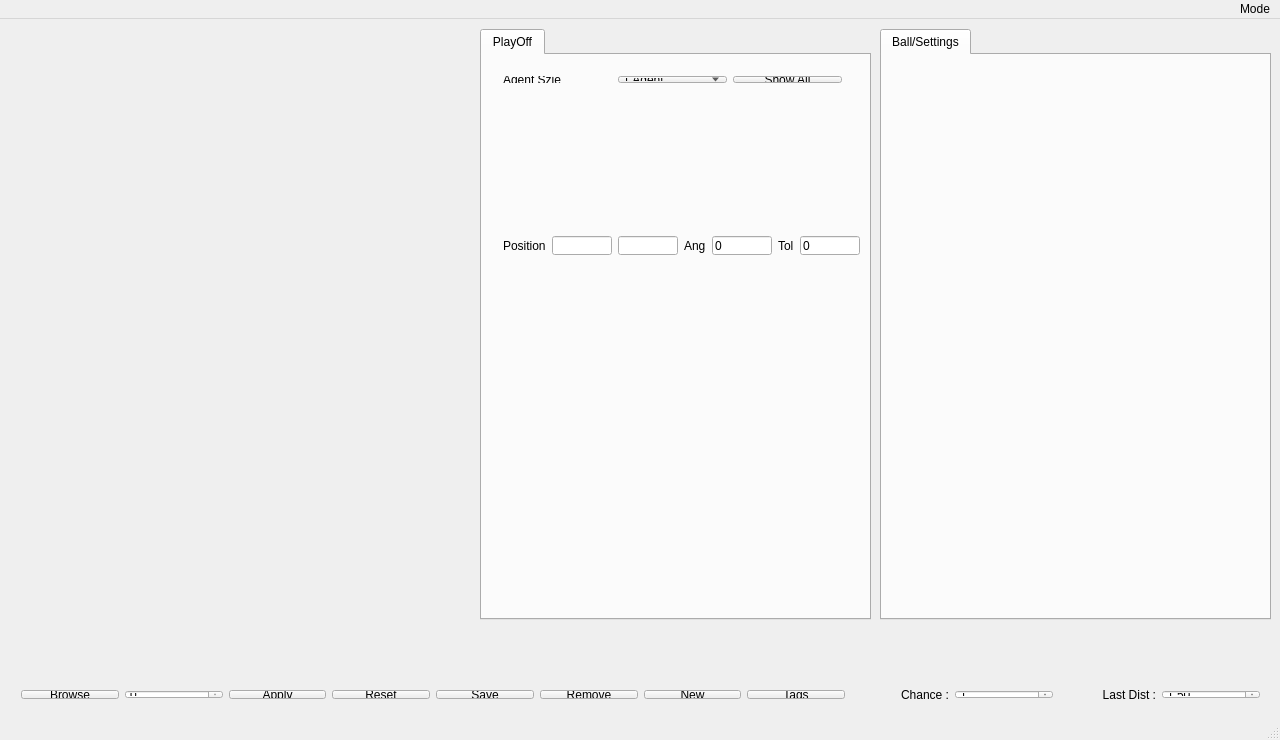
<?xml version="1.0" encoding="UTF-8"?>
<ui version="4.0">
 <class>MainWindow</class>
 <widget class="QMainWindow" name="MainWindow">
  <property name="geometry">
   <rect>
    <x>0</x>
    <y>0</y>
    <width>1280</width>
    <height>740</height>
   </rect>
  </property>
  <property name="minimumSize">
   <size>
    <width>1280</width>
    <height>740</height>
   </size>
  </property>
  <property name="maximumSize">
   <size>
    <width>1280</width>
    <height>740</height>
   </size>
  </property>
  <property name="baseSize">
   <size>
    <width>1280</width>
    <height>740</height>
   </size>
  </property>
  <property name="windowTitle">
   <string>MainWindow</string>
  </property>
  <widget class="QWidget" name="centralWidget">
   <widget class="QLabel" name="field">
    <property name="geometry">
     <rect>
      <x>10</x>
      <y>10</y>
      <width>351</width>
      <height>655</height>
     </rect>
    </property>
    <property name="text">
     <string/>
    </property>
   </widget>
   <widget class="QTabWidget" name="tabWidget">
    <property name="geometry">
     <rect>
      <x>880</x>
      <y>10</y>
      <width>391</width>
      <height>591</height>
     </rect>
    </property>
    <property name="focusPolicy">
     <enum>Qt::NoFocus</enum>
    </property>
    <property name="layoutDirection">
     <enum>Qt::LeftToRight</enum>
    </property>
    <property name="currentIndex">
     <number>0</number>
    </property>
    <widget class="QWidget" name="tab">
     <attribute name="title">
      <string>Ball/Settings</string>
     </attribute>
    </widget>
   </widget>
   <widget class="QLabel" name="ballLabel">
    <property name="geometry">
     <rect>
      <x>1160</x>
      <y>616</y>
      <width>67</width>
      <height>41</height>
     </rect>
    </property>
    <property name="text">
     <string/>
    </property>
   </widget>
   <widget class="QTabWidget" name="POtabWidget">
    <property name="geometry">
     <rect>
      <x>480</x>
      <y>10</y>
      <width>391</width>
      <height>591</height>
     </rect>
    </property>
    <property name="focusPolicy">
     <enum>Qt::NoFocus</enum>
    </property>
    <property name="currentIndex">
     <number>0</number>
    </property>
    <widget class="QWidget" name="tab_7">
     <attribute name="title">
      <string>PlayOff</string>
     </attribute>
     <widget class="QWidget" name="layoutWidget">
      <property name="geometry">
       <rect>
        <x>10</x>
        <y>10</y>
        <width>361</width>
        <height>29</height>
       </rect>
      </property>
      <layout class="QHBoxLayout" name="horizontalLayout">
       <item>
        <widget class="QLabel" name="label_2">
         <property name="text">
          <string>Agent Szie</string>
         </property>
        </widget>
       </item>
       <item>
        <widget class="QComboBox" name="comboBox_2">
         <item>
          <property name="text">
           <string>1 Agent</string>
          </property>
         </item>
         <item>
          <property name="text">
           <string>2 Agent</string>
          </property>
         </item>
         <item>
          <property name="text">
           <string>3 Agent</string>
          </property>
         </item>
         <item>
          <property name="text">
           <string>4 Agent</string>
          </property>
         </item>
         <item>
          <property name="text">
           <string>5 Agent</string>
          </property>
         </item>
         <item>
          <property name="text">
           <string>6 Agent</string>
          </property>
         </item>
        </widget>
       </item>
       <item>
        <widget class="QPushButton" name="POBtn">
         <property name="text">
          <string>Show All</string>
         </property>
        </widget>
       </item>
      </layout>
     </widget>
     <widget class="QWidget" name="layoutWidget">
      <property name="geometry">
       <rect>
        <x>10</x>
        <y>170</y>
        <width>379</width>
        <height>41</height>
       </rect>
      </property>
      <layout class="QHBoxLayout" name="horizontalLayout_2">
       <item>
        <widget class="QLabel" name="label">
         <property name="text">
          <string>Position</string>
         </property>
        </widget>
       </item>
       <item>
        <widget class="QLineEdit" name="POTBPosX"/>
       </item>
       <item>
        <widget class="QLineEdit" name="POTBPosY"/>
       </item>
       <item>
        <widget class="QLabel" name="label_3">
         <property name="text">
          <string>Ang</string>
         </property>
        </widget>
       </item>
       <item>
        <widget class="QLineEdit" name="POTBPosAng">
         <property name="text">
          <string>0</string>
         </property>
        </widget>
       </item>
       <item>
        <widget class="QLabel" name="label_4">
         <property name="text">
          <string>Tol</string>
         </property>
        </widget>
       </item>
       <item>
        <widget class="QLineEdit" name="POTBPosTol">
         <property name="text">
          <string>0</string>
         </property>
        </widget>
       </item>
      </layout>
     </widget>
    </widget>
   </widget>
   <widget class="QWidget" name="horizontalLayoutWidget">
    <property name="geometry">
     <rect>
      <x>10</x>
      <y>660</y>
      <width>1261</width>
      <height>31</height>
     </rect>
    </property>
    <layout class="QHBoxLayout" name="horizontalLayout_3">
     <item>
      <widget class="QPushButton" name="browseBtn">
       <property name="text">
        <string>Browse</string>
       </property>
      </widget>
     </item>
     <item>
      <widget class="QSpinBox" name="spinBox">
       <property name="focusPolicy">
        <enum>Qt::NoFocus</enum>
       </property>
       <property name="minimum">
        <number>0</number>
       </property>
       <property name="maximum">
        <number>999</number>
       </property>
       <property name="value">
        <number>0</number>
       </property>
      </widget>
     </item>
     <item>
      <widget class="QPushButton" name="addBtn">
       <property name="text">
        <string>Apply</string>
       </property>
      </widget>
     </item>
     <item>
      <widget class="QPushButton" name="resetBtn">
       <property name="text">
        <string>Reset</string>
       </property>
      </widget>
     </item>
     <item>
      <widget class="QPushButton" name="saveBtn">
       <property name="text">
        <string>Save</string>
       </property>
      </widget>
     </item>
     <item>
      <widget class="QPushButton" name="removeBtn">
       <property name="text">
        <string>Remove</string>
       </property>
      </widget>
     </item>
     <item>
      <widget class="QPushButton" name="newBtn">
       <property name="text">
        <string>New</string>
       </property>
      </widget>
     </item>
     <item>
      <widget class="QPushButton" name="tagsBtn">
       <property name="text">
        <string>Tags</string>
       </property>
      </widget>
     </item>
     <item>
      <widget class="QLabel" name="label_5">
       <property name="text">
        <string>Chance :</string>
       </property>
       <property name="alignment">
        <set>Qt::AlignRight|Qt::AlignTrailing|Qt::AlignVCenter</set>
       </property>
      </widget>
     </item>
     <item>
      <widget class="QSpinBox" name="spinBox_2">
       <property name="value">
        <number>1</number>
       </property>
      </widget>
     </item>
     <item>
      <widget class="QLabel" name="label_6">
       <property name="text">
        <string>Last Dist :</string>
       </property>
       <property name="alignment">
        <set>Qt::AlignRight|Qt::AlignTrailing|Qt::AlignVCenter</set>
       </property>
      </widget>
     </item>
     <item>
      <widget class="QDoubleSpinBox" name="doubleSpinBox">
       <property name="singleStep">
        <double>0.100000000000000</double>
       </property>
       <property name="value">
        <double>1.500000000000000</double>
       </property>
      </widget>
     </item>
    </layout>
   </widget>
  </widget>
  <widget class="QStatusBar" name="statusBar"/>
  <widget class="QMenuBar" name="menuBar">
   <property name="geometry">
    <rect>
     <x>0</x>
     <y>0</y>
     <width>1280</width>
     <height>25</height>
    </rect>
   </property>
   <property name="layoutDirection">
    <enum>Qt::RightToLeft</enum>
   </property>
   <property name="nativeMenuBar">
    <bool>true</bool>
   </property>
   <widget class="QMenu" name="menuMode">
    <property name="contextMenuPolicy">
     <enum>Qt::DefaultContextMenu</enum>
    </property>
    <property name="layoutDirection">
     <enum>Qt::RightToLeft</enum>
    </property>
    <property name="tearOffEnabled">
     <bool>false</bool>
    </property>
    <property name="title">
     <string>Mode</string>
    </property>
    <addaction name="actionPlayOn"/>
    <addaction name="actionPlayOff"/>
   </widget>
   <addaction name="menuMode"/>
  </widget>
  <action name="actionPlayOn">
   <property name="checkable">
    <bool>true</bool>
   </property>
   <property name="text">
    <string>PlayOn</string>
   </property>
   <property name="shortcut">
    <string>Ctrl+N</string>
   </property>
   <property name="priority">
    <enum>QAction::NormalPriority</enum>
   </property>
  </action>
  <action name="actionPlayOff">
   <property name="checkable">
    <bool>true</bool>
   </property>
   <property name="text">
    <string>PlayOff</string>
   </property>
   <property name="shortcut">
    <string>Ctrl+M</string>
   </property>
  </action>
 </widget>
 <layoutdefault spacing="6" margin="11"/>
 <resources/>
 <connections/>
</ui>
